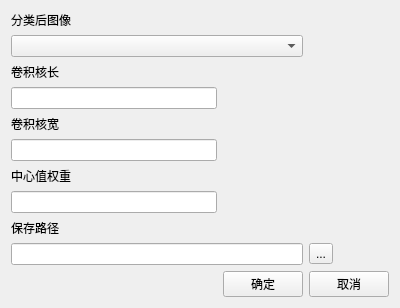
<?xml version="1.0" encoding="UTF-8"?>
<ui version="4.0">
 <class>majority</class>
 <widget class="QWidget" name="majority">
  <property name="geometry">
   <rect>
    <x>0</x>
    <y>0</y>
    <width>400</width>
    <height>300</height>
   </rect>
  </property>
  <property name="windowTitle">
   <string>结果优化设置</string>
  </property>
  <layout class="QGridLayout" name="gridLayout">
   <item row="7" column="0">
    <widget class="QLineEdit" name="lineEdit_4"/>
   </item>
   <item row="9" column="2">
    <widget class="QToolButton" name="toolButton">
     <property name="text">
      <string>...</string>
     </property>
    </widget>
   </item>
   <item row="4" column="0">
    <widget class="QLabel" name="label_3">
     <property name="text">
      <string>卷积核宽</string>
     </property>
    </widget>
   </item>
   <item row="5" column="0">
    <widget class="QLineEdit" name="lineEdit_3"/>
   </item>
   <item row="2" column="0">
    <widget class="QLabel" name="label_2">
     <property name="text">
      <string>卷积核长</string>
     </property>
    </widget>
   </item>
   <item row="10" column="2">
    <widget class="QPushButton" name="pushButton_2">
     <property name="text">
      <string>取消</string>
     </property>
    </widget>
   </item>
   <item row="10" column="1">
    <widget class="QPushButton" name="pushButton">
     <property name="text">
      <string>确定</string>
     </property>
    </widget>
   </item>
   <item row="8" column="0">
    <widget class="QLabel" name="label_5">
     <property name="text">
      <string>保存路径</string>
     </property>
    </widget>
   </item>
   <item row="6" column="0">
    <widget class="QLabel" name="label_4">
     <property name="text">
      <string>中心值权重</string>
     </property>
    </widget>
   </item>
   <item row="0" column="0">
    <widget class="QLabel" name="label">
     <property name="text">
      <string>分类后图像</string>
     </property>
    </widget>
   </item>
   <item row="9" column="0" colspan="2">
    <widget class="QLineEdit" name="lineEdit_5"/>
   </item>
   <item row="3" column="0">
    <widget class="QLineEdit" name="lineEdit_2"/>
   </item>
   <item row="1" column="0" colspan="2">
    <widget class="QComboBox" name="comboBox"/>
   </item>
  </layout>
 </widget>
 <layoutdefault spacing="6" margin="11"/>
 <resources/>
 <connections>
  <connection>
   <sender>pushButton</sender>
   <signal>clicked()</signal>
   <receiver>majority</receiver>
   <slot>returntext()</slot>
   <hints>
    <hint type="sourcelabel">
     <x>232</x>
     <y>279</y>
    </hint>
    <hint type="destinationlabel">
     <x>140</x>
     <y>262</y>
    </hint>
   </hints>
  </connection>
  <connection>
   <sender>toolButton</sender>
   <signal>clicked()</signal>
   <receiver>majority</receiver>
   <slot>savepath()</slot>
   <hints>
    <hint type="sourcelabel">
     <x>310</x>
     <y>242</y>
    </hint>
    <hint type="destinationlabel">
     <x>342</x>
     <y>196</y>
    </hint>
   </hints>
  </connection>
  <connection>
   <sender>pushButton_2</sender>
   <signal>clicked()</signal>
   <receiver>majority</receiver>
   <slot>close()</slot>
   <hints>
    <hint type="sourcelabel">
     <x>372</x>
     <y>272</y>
    </hint>
    <hint type="destinationlabel">
     <x>389</x>
     <y>233</y>
    </hint>
   </hints>
  </connection>
 </connections>
 <slots>
  <slot>returntext()</slot>
  <slot>savepath()</slot>
 </slots>
</ui>
